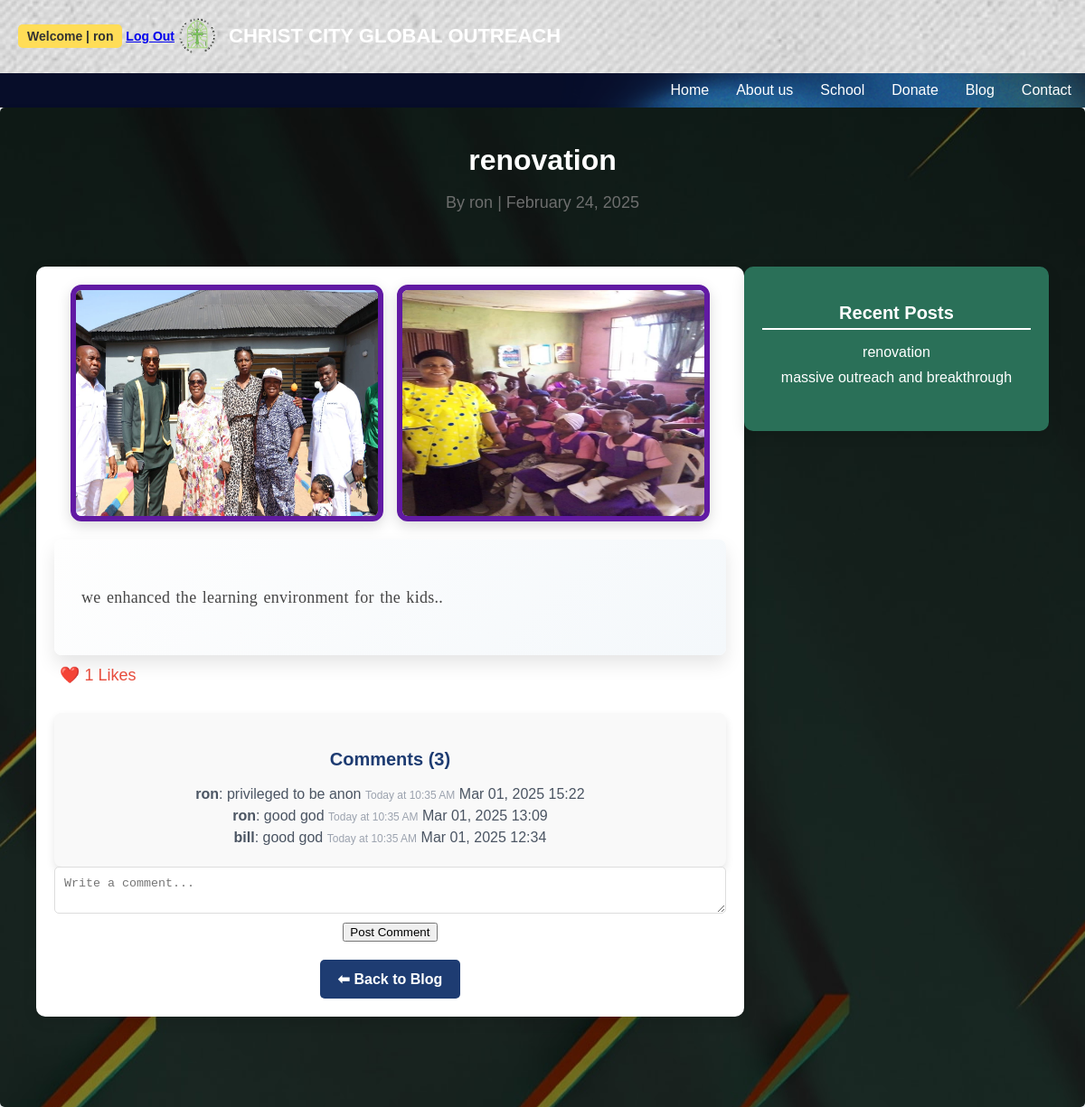
/blog/renovation/ (signed in), run on the app's committed database.
### outreach/models.py (models this page shows, shortened)
class BlogPost(models.Model):
    author = models.ForeignKey(User, on_delete=models.CASCADE)
    title = models.CharField(max_length=200)
    slug = models.SlugField(unique=True, blank=True)
    content = models.TextField()
    image = models.ImageField(upload_to='blog_images/', null=True, blank=True)
    created_at = models.DateTimeField(auto_now_add=True)
    updated_at = models.DateTimeField(auto_now=True)
    likes = models.ManyToManyField(User, related_name="blog_likes", blank=True)

class BlogPostImage(models.Model):
    blog_post = models.ForeignKey(BlogPost, on_delete=models.CASCADE, related_name="images")
    image = models.ImageField(upload_to="blog_images/")

class Comment(models.Model):
    post = models.ForeignKey(BlogPost, on_delete=models.CASCADE, related_name="comments")
    user = models.ForeignKey(User, on_delete=models.CASCADE)
    content = models.TextField()
    created_at = models.DateTimeField(auto_now_add=True)
    parent = models.ForeignKey("self", null=True, blank=True, on_delete=models.CASCADE, related_name="nested_replies")  # For replies
    likes = models.ManyToManyField(User, blank=True, related_name="liked_comments")  # Users who liked

### outreach/views.py (the view)
# urls.py: path('blog/<slug:slug>/', views.blog_detail, name='blog_detail'),
def blog_detail(request, slug):
    post = get_object_or_404(BlogPost, slug=slug)
    comments = Comment.objects.filter(post=post).order_by('-created_at')  # Fetch comments for the post
    recent_posts = BlogPost.objects.all().order_by('-created_at')[:5]  # Fetch recent posts for the sidebar
    print(f"Found {comments.count()} comments for post: {post.title}")
    for comment in comments:
        print(f"Comment by {comment.user.username}: {comment.content[:30]}...")
    context = {
        'post': post,
        'comments': comments,  # Pass comments to the template
        'recent_posts': recent_posts,
    }
    return render(request, "outreach/posts.html", context)

### outreach/templates/outreach/posts.html (shortened to what this page needs)
{% load static %}
{% block head %}
    <link rel="stylesheet" href="{% static 'css/blog.css' %}">
{% endblock %}
{% block title %}
<header class="top-header">
    <div class="container">
      <div class="top-header-content">
        <div class="user-info">
            {% if user.is_authenticated %}
                <span class="user-highlight">Welcome |  {{ user.username }}</span>
                <a href="{% url 'logout' %}" class="btn btn-theme btn-large e_tada">Log Out</a>
            {% else %}
                <p>You are not logged in.</p>
                      <a href="{% url 'login' %}" class="btn btn-theme">Sign in</a>
                      <a href="{% url 'register' %}" class="btn btn-theme">Sign up</a>
            {% endif %}
        </div>
                <div class="org-name">
                    <a href="{% url 'index' %}" class="org-link">
                        <img src="{% static 'img/logo-bg.png' %}" alt="Logo" class="logo-img">
                        <h1>CHRIST CITY GLOBAL OUTREACH</h1>
                    </a>
                </div>
            </div>
        </div>
    </header>
    <nav class="bottom-header">
        <div class="container">
            <ul class="nav-links">
                <li><a href="{% url 'index' %}">Home</a></li>
                <li><a href="{% url 'about' %}">About us</a></li>
                <li><a href="{% url 'school' %}">School</a></li>
                <li>
                  <a href="{% url 'donate2' %}">Donate </a>
              </li>
                <li><a href="{% url 'blog_list' %}">Blog</a></li>
                <li><a href="{% url 'contact' %}">Contact</a></li>
            </ul>
        </div>
    </nav>
{% endblock %}
{% block content %}
<header class="blog-header">
    <h1>{{ post.title }}</h1>
    <p class="blog-meta">By {{ post.author }} | {{ post.created_at|date:"F d, Y" }}</p>
<div class="post-container">
    <div class="post-content">
        {% if post.images.all %}
            <div class="post-image-container">
                {% for image in post.images.all %}
                    <img src="{{ image.image.url }}" alt="Blog Image" class="post-main-img">
                {% endfor %}
            </div>
        {% endif %}
        <div class="post-text">
            <p>{{ post.content|safe }}</p>
        </div>
        <div class="like-container">
            <button class="like-btn" data-post-id="{{ post.id }}">
                {% if user in post.likes.all %}
                    ❤️ <span id="like-count">{{ post.likes.count }}</span> Likes
                {% else %}
                    🤍 <span id="like-count">{{ post.likes.count }}</span> Likes
                {% endif %}
            </button>
        </div>
<div class="comments-section">
    <h3>Comments (<span id="comment-count">{{ comments|length }}</span>)</h3>
     <div id="comments-list">
        {% for comment in comments %}
            <div  class="comment-content">
                <strong>{{ comment.user.username }}</strong>: {{ comment.content }}
                <span class="comment-time">Today at 10:35 AM</span>
                <span class="comment-date">{{ comment.created_at|date:"M d, Y H:i" }}</span>
            </div>
        {% empty %}
            <p id="no-comments-message">No comments yet.</p>
        {% endfor %}
    </div>
</div>
    {% if user.is_authenticated %}
    <div class="comment-form">
        <textarea id="comment-text" placeholder="Write a comment..." required></textarea>
        <button id="submit-comment" data-post-id="{{ post.id }}">Post Comment</button>
    </div>
    {% else %}
        <p><a href="{% url 'login' %}">Login</a> to comment.</p>
    {% endif %}
    <div class="back-to-blog-container">
        <a href="{% url 'blog_list' %}" class="back-to-blog-btn">⬅ Back to Blog</a>
    </div>
</div>
<aside class="blog-sidebar">
    <div class="sidebar-widget">
        <h3>Recent Posts</h3>
        <ul>
            {% for recent_post in recent_posts %}
                <li><a href="{% url 'blog_detail' recent_post.slug %}">{{ recent_post.title }}</a></li>
            {% empty %}
                <li>No recent posts.</li>
            {% endfor %}
        </ul>
    </div>
</aside>
</div>
{% endblock %}

### data on the page
BlogPost: title "renovation", author "ron", created_at "February 24, 2025", content "we enhanced the learning environment for the kids..", likes.count "1"
BlogPostImage: image (picture)
BlogPostImage: image (picture)
Comment: user.username "ron", content "privileged to be anon", created_at "Mar 01, 2025 15:22"
Comment: user.username "ron", content "good god", created_at "Mar 01, 2025 13:09"
Comment: user.username "bill", content "good god", created_at "Mar 01, 2025 12:34"
BlogPost: title "massive outreach and breakthrough"

### other printed values
{{ user.username }} "ron"
{{ comments|length }} "3"
